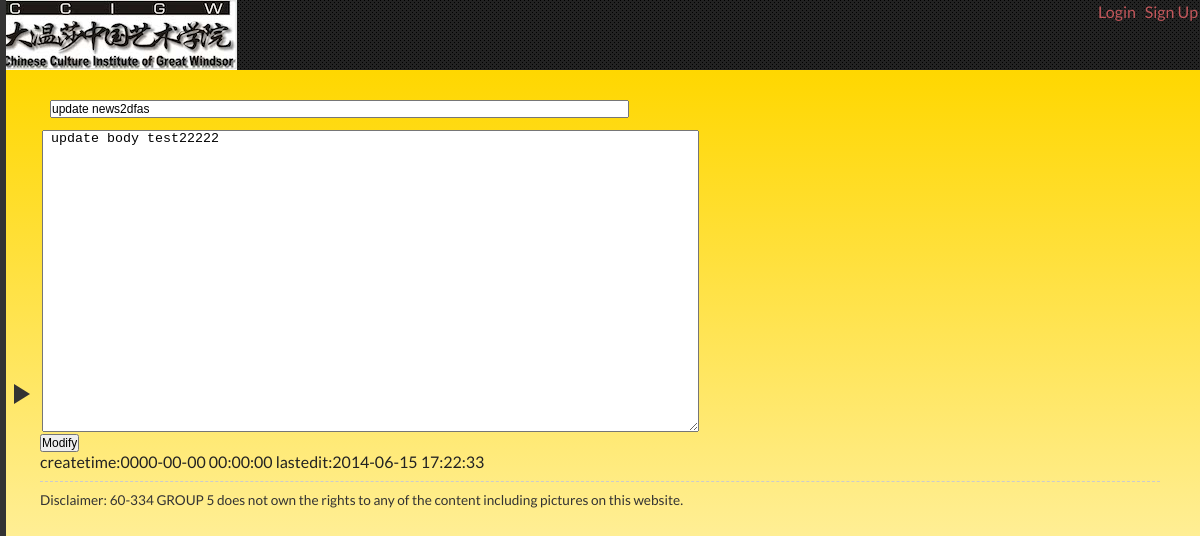
Page /news_manage.php?newsid=4 on the committed database.
### tables this page shows
CREATE TABLE IF NOT EXISTS `db_news` (
  `newsid` int(11) NOT NULL AUTO_INCREMENT,
  `uid` int(11) NOT NULL,
  `readaccess` int(11) NOT NULL,
  `subject` mediumtext NOT NULL,
  `createtime` datetime NOT NULL,
  `body` varchar(255) NOT NULL,
  `categoryid` int(11) NOT NULL,
  `lastedit` datetime DEFAULT NULL,
  PRIMARY KEY (`newsid`),
  KEY `uid` (`uid`),
  KEY `categoryid` (`categoryid`)
);

### dblib/config.php (called while the page is built, shortened)
<?php
 $DBNAME="ccigw";
 $DBUSER="root";
 $DBPASS="root";
?>

### dblib/db_news.php (called while the page is built, shortened)
<?php
require_once 'config.php';
class Db_news {
    public $db_connection_handle = NULL;
    function __construct() {
        global $DBUSER, $DBPASS, $DBNAME;
        $this->db_connection_handle =
            new PDO( "mysql:host=localhost;dbname=$DBNAME", $DBUSER, $DBPASS );
        $this->db_connection_handle->
        setAttribute( PDO::ATTR_ERRMODE, PDO::ERRMODE_EXCEPTION );
        $this->db_connection_handle->setAttribute( PDO::ATTR_CASE, PDO::CASE_LOWER );
        $this->db_connection_handle->
        setAttribute( PDO::ATTR_ORACLE_NULLS, PDO::NULL_NATURAL );
    }
    public function show_single_news( $newsid ) {
        try{
            $sql="SELECT * FROM db_news WHERE newsid=:newsid";
            $st = $this->db_connection_handle->prepare( $sql );
            $st->bindParam( ':newsid', $newsid, PDO::PARAM_INT );
            $st->setFetchMode( PDO::FETCH_ASSOC );
            $st->execute();
            $row = $st->fetch();
            return $row;
        }
        catch ( PDOException $e ) {
            return $e->getMessage();
        }
    }
}

### include/common.php (called while the page is built, shortened)
<?php
require_once("include/demoframe.php");
    function fix_str($str){
        $str=trim($str);
     return  htmlentities(stripslashes($str));
    }
?>

### news_manage.php (the view, shortened to what this page needs)
<?php
require_once('dblib/db_news.php');
require_once("include/demoframe.php");
require_once("include/common.php");
if ( !( isset($_GET["newsid"]) && is_numeric($_GET["newsid"]) )  ) {
    echo '<h1>400 Bad request</h1>';
}
else{
      $this_news_id = fix_str($_GET["newsid"]);
    $news_handle = new Db_news();
    $aNews = $news_handle->show_single_news($this_news_id);
    if (empty($aNews)) {
        echo '<h1>400 Page not found!</h1>';
    } else {
        echo'<form action="news_action.php" method="POST">';
        echo '<h1>', '<input type="text" name="news_title" size=80 value="', $aNews["subject"], '">', '</h1> ';
        echo '<div > <table > <tr> <td>',
        '<textarea type="text" name="news_body"  cols="80" rows="20" > ', $aNews["body"], '</textarea>',
        '</td></tr></table></div>';
        echo '<input type="submit" name="submit_modify" value="Modify" />';
        echo '</form>';
        echo '<div >',
        'createtime:', $aNews["createtime"], ' lastedit:', $aNews["lastedit"]
        , '</div>';
    }
}
?>

### css/layout.css (style rules this page uses)
* { margin: 0; padding: 0; }
html, body { height: 100%; overflow: hidden; }
body { background-color: #222; background-repeat: repeat; font-family: 'Lato', Helvetica, sans-serif; font-size: 16px; color: #222; }
h1, h2 { font-size: 24px; }
h1 { font-size: 30px; padding:10px; }
input { font-size: 12px; }

### rows in the picture
db_news: news_title "update news2dfas", news_body "update body test22222", createtime "0000-00-00 00:00:00", lastedit "2014-06-15 17:22:33"

### other values in the picture
$login['label'] "Login"
